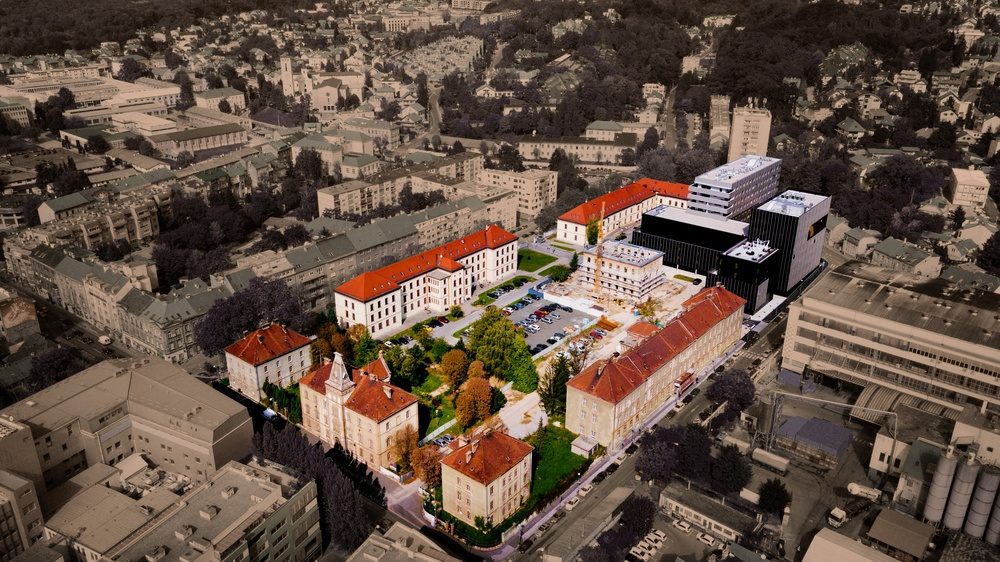
#> input picture 2_USERS/jsliv/private/Module_3/Photo/Algebra_campus.jpg, 1000 x 562 px, shrunk from 3992 x 2242 before the run, found by its file name
$ python Photo4.py
#> lines starting #> are read from the running program, lines starting #| are printed output that depends on the picture
from PIL import Image

foto_putanja = "C:/Users/JulijanaS/Desktop/VisualStudioCode/dev_26Nov2022-1/2_USERS/jsliv/private/Module_3/Photo/Algebra_campus.jpg"
fotka = Image.open(foto_putanja)
#> fotka is the input picture: PIL image 1000x562 RGB; mean R, G, B 100.1, 81.6, 68.5

fotografija_trans_TB = fotka.transpose(Image.FLIP_TOP_BOTTOM).show()
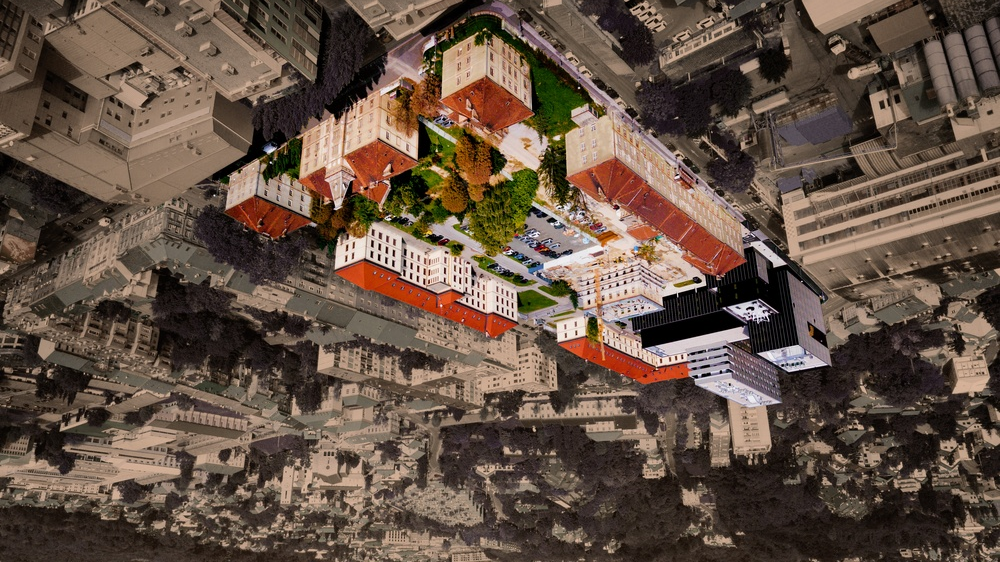
#> shown: PIL image 1000x562 RGB; mean R, G, B 100.1, 81.6, 68.5
fotografija_trans_LR = fotka.transpose(Image.FLIP_LEFT_RIGHT).show()
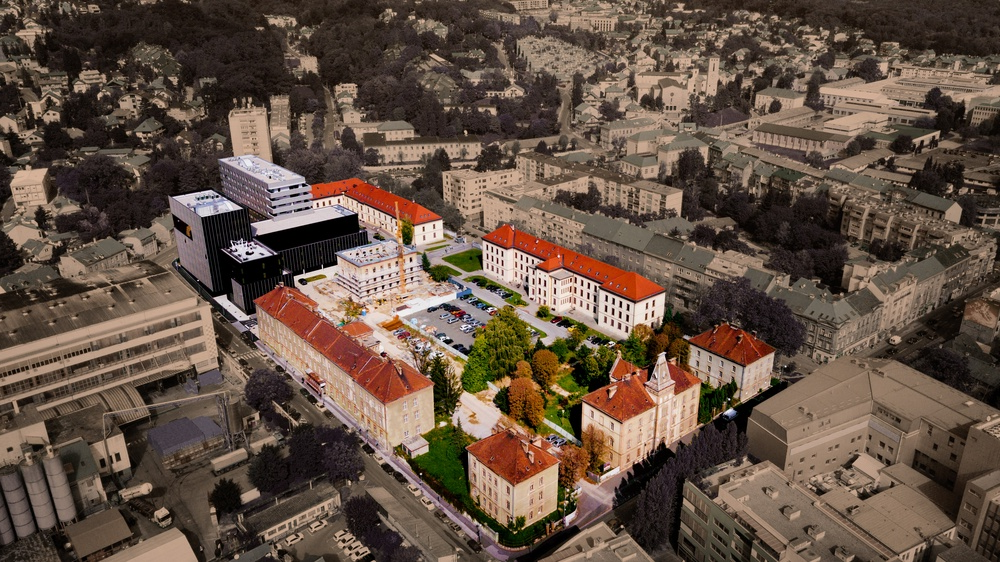
#> shown: PIL image 1000x562 RGB; mean R, G, B 100.1, 81.6, 68.5
fotografija_trans_R90 = fotka.transpose(Image.ROTATE_90).show()
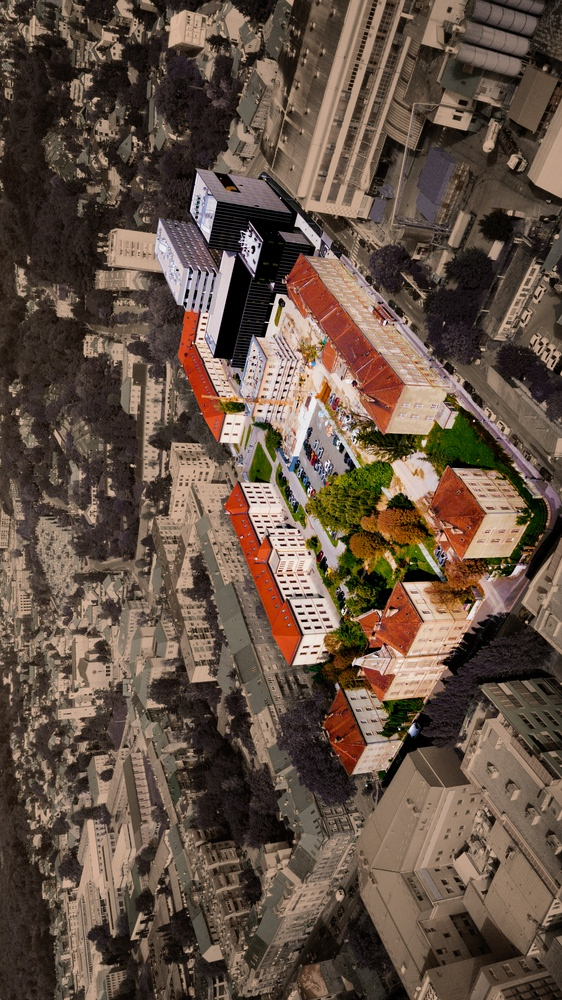
#> shown: PIL image 562x1000 RGB; mean R, G, B 100.1, 81.6, 68.5
fotografija_trans = fotka.transpose(Image.TRANSPOSE).show()
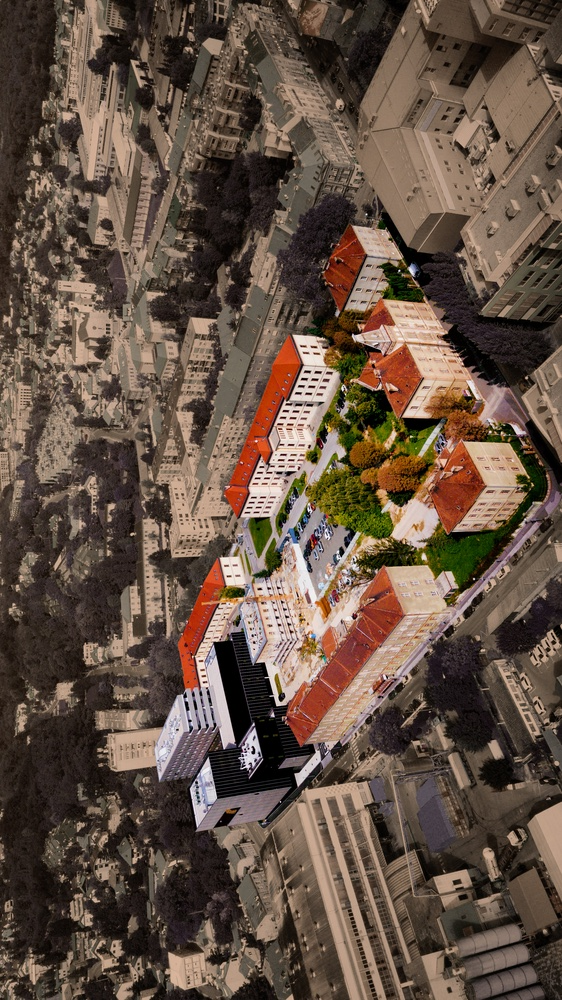
#> shown: PIL image 562x1000 RGB; mean R, G, B 100.1, 81.6, 68.5

#SVAKU NAREDBU MOŽEŠ/TREBAŠ ZAKOMENTIRATI DA VIDIŠ ŠTO RADI POJEDINA NAREDBA
